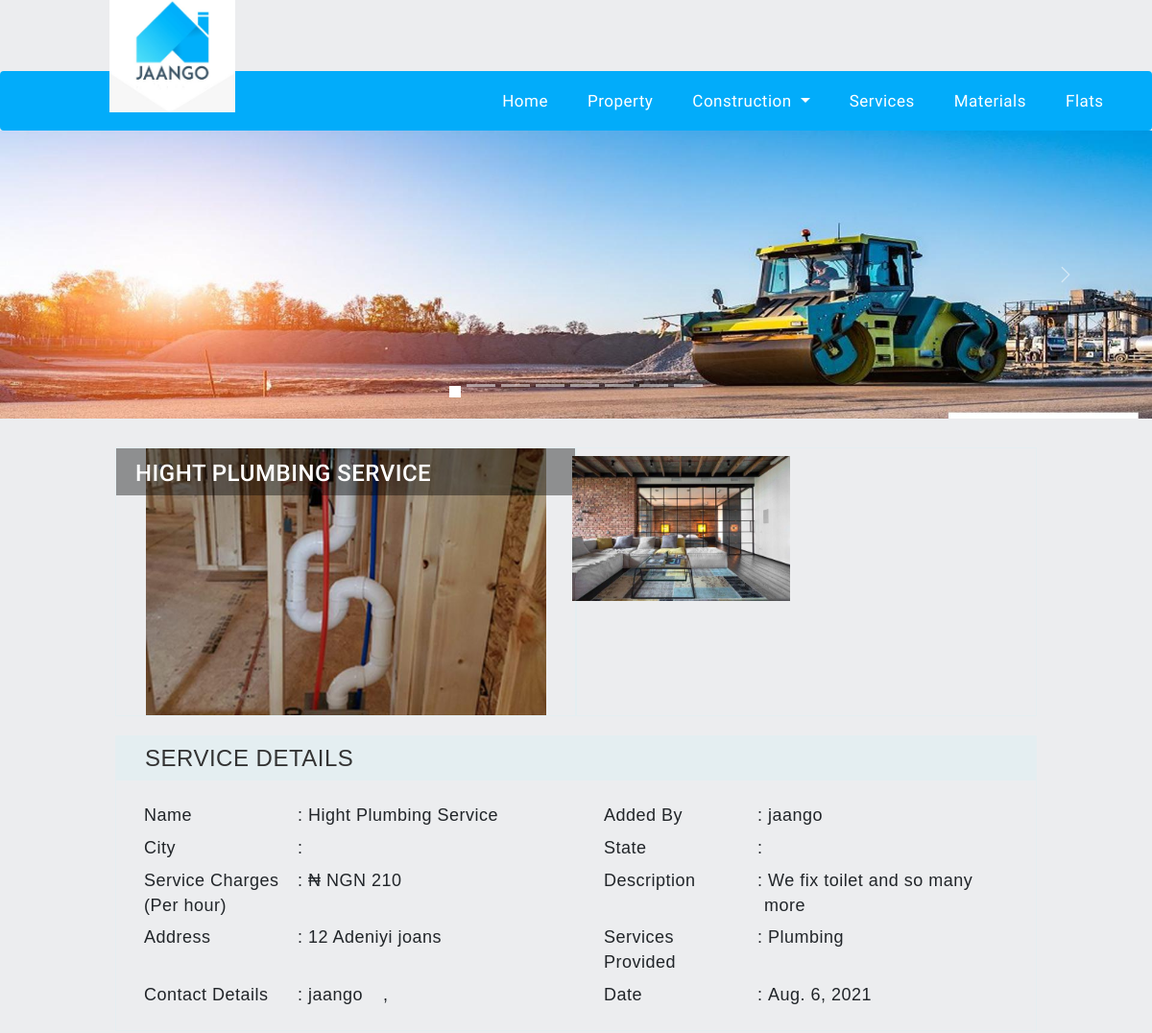
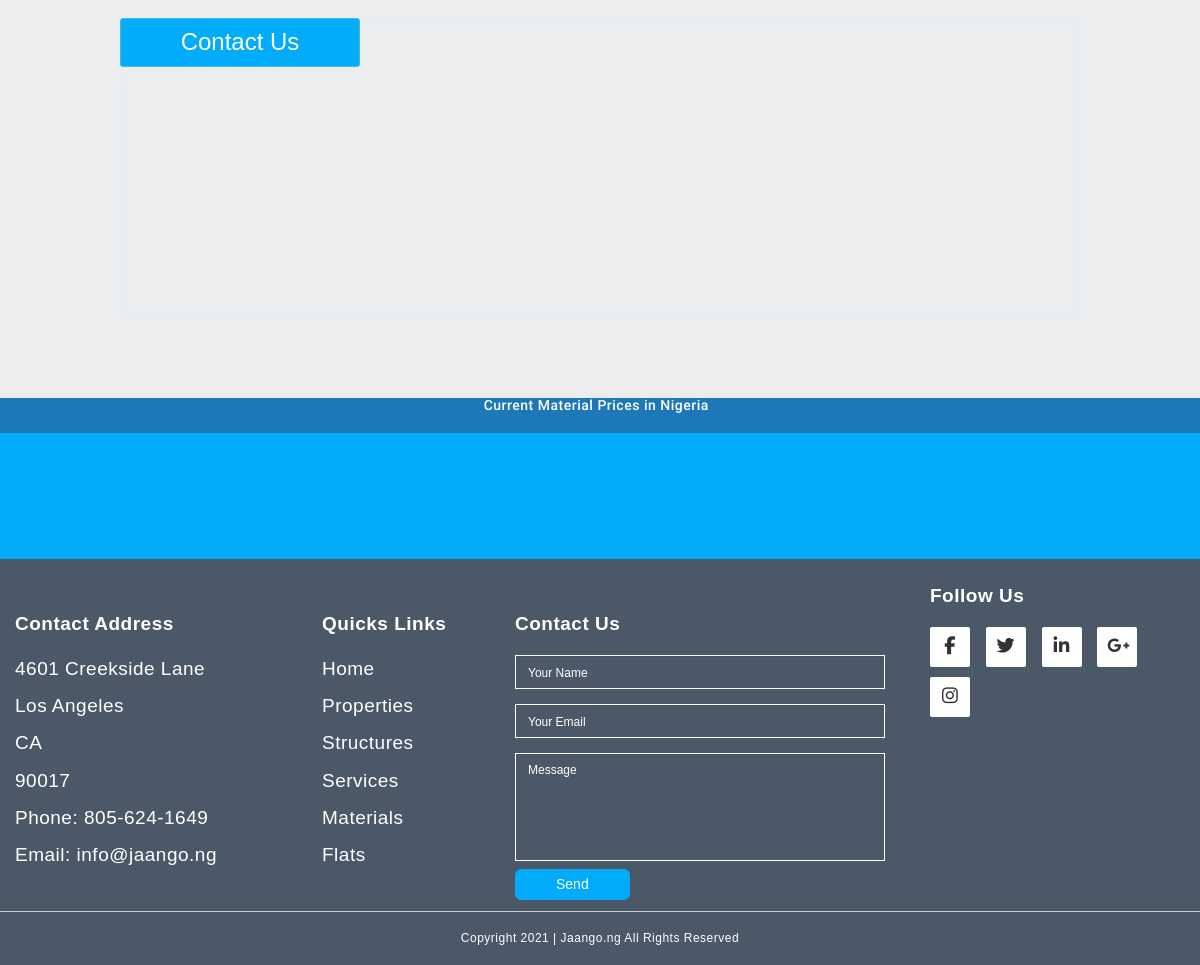
Screenshot of /services/1 with the database file from the repository (2 pictures, top to bottom).
### app/models.py (models this page shows, shortened)
class Service(models.Model):
    serviceType = [
        ("Electrician","Electrician"),
        ("Architecture","Architecture"),
        ("Event management1","Event management1"),
        ("new category for testing T5231","new category for testing T5231"),
        ("Adminstration..","Adminstration.."),
        ("Supervision","Supervision"),
        ("Plumbing","Plumbing")
    ]
    user = models.ForeignKey(User,on_delete=models.CASCADE)
    Title= models.CharField(default="",max_length=50)
    Description = models.CharField(default="",max_length=250)
    Location= models.CharField(default="",max_length=150)
    Address = models.CharField(default="",max_length=200)
    Price = models.IntegerField()
    Currency= models.CharField(choices=Property.currency,max_length=20)
    ServiceType = models.CharField(choices=serviceType,max_length=80)
    Date = models.DateField(default=timezone.now)
    image1 = models.FileField(upload_to="Images",null=True,blank=True)
    image1Verify = models.BooleanField(blank=True,null=True)

class ServiceImage(models.Model):
    projectName = models.ForeignKey(Service,on_delete=models.CASCADE)
    image = models.FileField(upload_to="Images",null=True,blank=True)
    Verified = models.BooleanField(null=True,blank=True)

### app/views.py (the view)
# urls.py: path("services/<str:id>",views.serviceView,name="serviceView"),
def serviceView(request, id):
    data = {}
    service = models.Service.objects.filter(id=id)
    imageData = ServiceImage.objects.filter(projectName=service[0])
    data["service"] = service
    data["images"] = imageData
    return render(request, "serviceView.html", data)

### Templates/serviceView.html (shortened to what this page needs)
{% extends "base.html" %}
{% block body %}
<div class="container-fluid content-default">
    <div class="detail-page no-margin">
        <div class="row images-section">
            <div class="col-md-6 text-center selected-image">
                <img class="img-responsive propImg" id="grid-image-0" src="../Files/{{service.0.image1}}">
                <div class="item-title">
                    <h3 id="property-title" class="text-uppercase">{{service.0.Title}}</h3>
                </div>
            </div>
            <div class="col-md-6 image-grid">
                <div id="property-image-grid-container" class="row image-grid-1">
                    {% for k in images %}
                    <img class="img-responsive col-xs-6 grid-image" id="grid-image-1"
                        src="../Files/{{k.image}}">
                    {% endfor %}
                </div>
            </div>
        </div>
        <div class="item-details">
            <div class="details-heading vertical-align">
                <h3 class="no-margin display-inline">SERVICE DETAILS</h3>
            </div>
            <table class="table table-sm item-details-table">
                <tbody>
                    <tr class="col-md-6">
                        <td>
                            <p id="propery-name-label" class="no-margin">Name </p>
                        </td>
                        <td>
                            : <span class="no-margin" id="property-user-name">{{service.0.Title}}</span>
                        </td>
                    </tr>
                    <tr class="col-md-6">
                        <td>
                            <p class="no-margin">Added By </p>
                        </td>
                        <td>
                            : <span class="no-margin" id="property-user-name">{{service.0.user.username}}</span>
                        </td>
                    </tr>
                    <tr class="col-md-6">
                        <td>
                            <p class="no-margin">City </p>
                        </td>
                        <td>
                            :
                        </td>
                    </tr>
                    <tr class="col-md-6">
                        <td>
                            <p class="no-margin">State </p>
                        </td>
                        <td>
                            :
                        </td>
                    </tr>
                    <tr class="col-md-6">
                        <td>
                            <p class="no-margin">Service Charges (Per hour) </p>
                        </td>
                        <td>
                            : <span class="no-margin" id="price">{{ service.0.Currency }} {{ service.0.Price }}</span>
                        </td>
                    </tr>
                    <tr class="col-md-6">
                        <td>
                            <p class="no-margin">Description </p>
                        </td>
                        <td>
                            : <span class="no-margin" id="description">{{ service.0.Description }}</span>
                        </td>
                    </tr>
                    <tr class="col-md-6">
                        <td>
                            <p class="no-margin">Address </p>
                        </td>
                        <td>
                            : <span class="no-margin" id="address">{{ service.0.Address }}</span>
                        </td>
                    </tr>
                    <tr class="col-md-6">
                        <td>
                            <p class="no-margin">Services Provided </p>
                        </td>
                        <td>
                            : <span class="no-margin" id="address">{{ service.0.ServiceType }}</span>
                        </td>
                    </tr>
                    <tr class="col-md-6" id="agent-contact-details-detail-view-r">
                        <td>
                            <p class="no-margin"> Contact Details </p>
                        </td>
                        <td>
                            : <span class="no-margin" id="agent-contact-details">{{ service.0.user.username }}</span>
                        </td>
                        <td>
                            ,
                        </td>
                    </tr>
                    <tr class="col-md-6" id="property-indoor-features-r">
                        <td>
                            <p class="no-margin">Date </p>
                        </td>
                        <td>
                            : <span class="no-margin">
                                {{ service.0.Date }}
                            </span>
                        </td>
                    </tr>
                </tbody>
            </table>
        </div>
        <button type="button" id="property-contact-button"
            class="btn btn-info btn-sm col-xs-12 col-sm-6 col-md-4 col-lg-3 detail-page-contact-button"
            data-toggle="modal" data-target=".contact-modal">
            <h3>Contact Us</h3>
        </button>
        <div class="location-item">
            <div id="map"></div>
        </div>
    </div>
</div>
{% endblock %}

### static/assets/css/style.css (style rules this page uses)
html, body { font-family: 'Roboto', sans-serif; margin:0; width: 100% !important; height:100%; letter-spacing: .5px; }
body { overflow-y: scroll !important; padding: 0 !important; }
h1, h2, h3, h4, h5, h6, .h1, .h2, .h3, .h4, .h5, .h6 { font-weight: 400; }
.content-default { padding: 0 10% 60px !important; }
p, h1, h2, h3, h4, h5, h6 { padding-left: 0 !important; }
td { max-width: 500px; word-wrap: break-word; vertical-align: super; }
.list-element-bottom-row h5, h4, h3 { padding-left: 20px !important; }
.images-section { padding: 30px 15px 20px; }
.selected-image { padding: 0; height: 280px; border: 1px solid #e4eef1; }
.selected-image img { height: 278px; object-fit: contain; margin: auto; }
.image-grid { border: 1px solid #e4eef1; padding: 0; height: 280px; }
.image-grid-1 { margin: 0; padding-right: 15px; max-height: 280px; overflow: overlay; overflow-x: hidden; }
.image-grid img { padding: 8px !important; height: 167px; object-fit: contain; }
.item-title { position: absolute; top: 0; color: #ffffff; background-color: rgba(0,0,0,.4); width: 100%; }
.item-title h3 { font-weight: 500; margin-top: 13px; text-align: left; }
.item-details { border: 1px solid #e4eef1; }
.item-details-table { margin: 20px 10px !important; }
.item-details-table td { padding: 4px !important; border: none !important; width: 160px; }
.item-details-table td:nth-child(2) { width: auto; padding-right: 24px !important; }
.item-details-table td span, .flat-info-table td span { margin-left: -7px !important; position: relative !important; right: -7px !important; }
.details-heading { padding: 10px; font-size: 10px; background-color: #e4eef1; }
.location-item { padding: 20px 0; }
#map { width: 100%; height: 300px; border: 1px solid #e4eef1; }
.display-inline { display: inline-block !important; }
.no-margin { margin: 0 !important; }
p { padding: 0 !important; }
.vertical-align { display: flex !important; align-items: center !important; }
* { -webkit-box-sizing: border-box; -moz-box-sizing: border-box; box-sizing: border-box; }
.detail-page-contact-button { font-weight: 500; padding: 0 !important; margin: 20px 0; background-color: #02acfa; }
.detail-page-contact-button h3 { font-weight: 400; margin: 10px auto; padding-left: 0 !important; }
.propImg { transition: 0.3s; }

### static/assets/css/half-slider.css (style rules this page uses)
html, body { height: 100%; }

### static/assets/css/add.css (style rules this page uses)
body { background-color: #ecedef; }

### Templates/base.html (style rules this page uses)
* { padding: 0px; margin: 0px; }
.row { margin-left: -15px; margin-right: -15px; }

### Templates/serviceView.html (style rules this page uses)
.item-details { font-family:'Gill Sans', 'Gill Sans MT', Calibri, 'Trebuchet MS', sans-serif!important; font-size: 18px; }
button { font-family:'Gill Sans', 'Gill Sans MT', Calibri, 'Trebuchet MS', sans-serif!important; font-size: 18px; }

### rows the page displays
Service: image1 (picture), Title "HIGHT PLUMBING SERVICE", Title "Hight Plumbing Service", user.username "jaango", Currency "₦ NGN", Price "210", Description "We fix toilet and so many more", Address "12 Adeniyi joans", ServiceType "Plumbing", Date "Aug. 6, 2021"
ServiceImage: image (picture)
